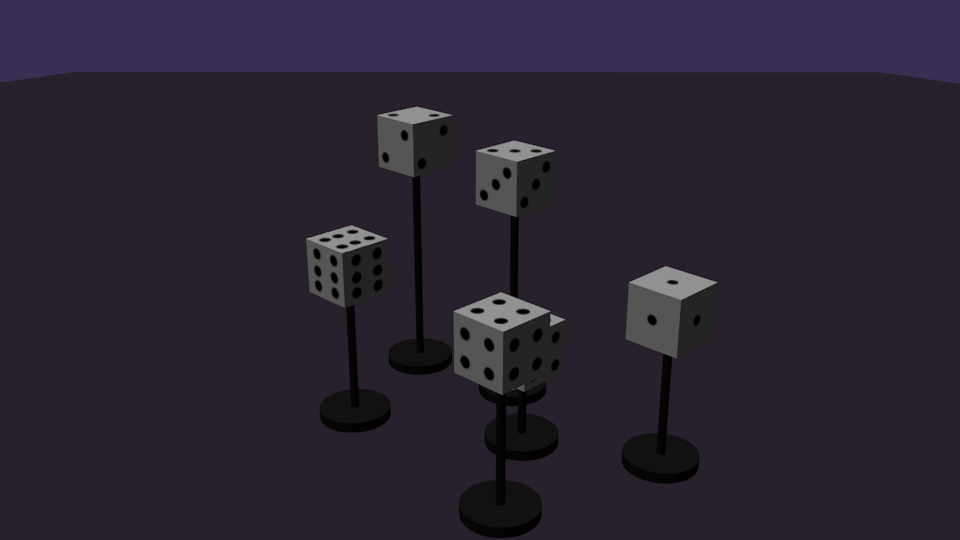
#> input picture d4.png, 960 x 540 px
$ python locateDice.py   (older library calls are emulated)
#> lines starting #> are read from the running program, lines starting #| are printed output that depends on the picture; after the words box and inside, x2 and y2 are one past the last pixel; in counts of white or black regions, pixels touching at a corner belong together
import cv2
import numpy as np
import time

#Makes a color gradient to tell which points are which.
colors = np.zeros((1, 6, 3), np.uint8)
colors[0,:] = 255
colors[0,:,0] = np.arange(0, 180, 180.0/6)
colors = cv2.cvtColor(colors, cv2.COLOR_HSV2BGR)[0]

#Read in image
img = cv2.imread('d4.png', 1)
#> img is the input picture: shape (540, 960, 3); mean B, G, R 49.6, 35.5, 43
start = time.time()
gray = cv2.cvtColor(img, cv2.COLOR_RGB2GRAY)
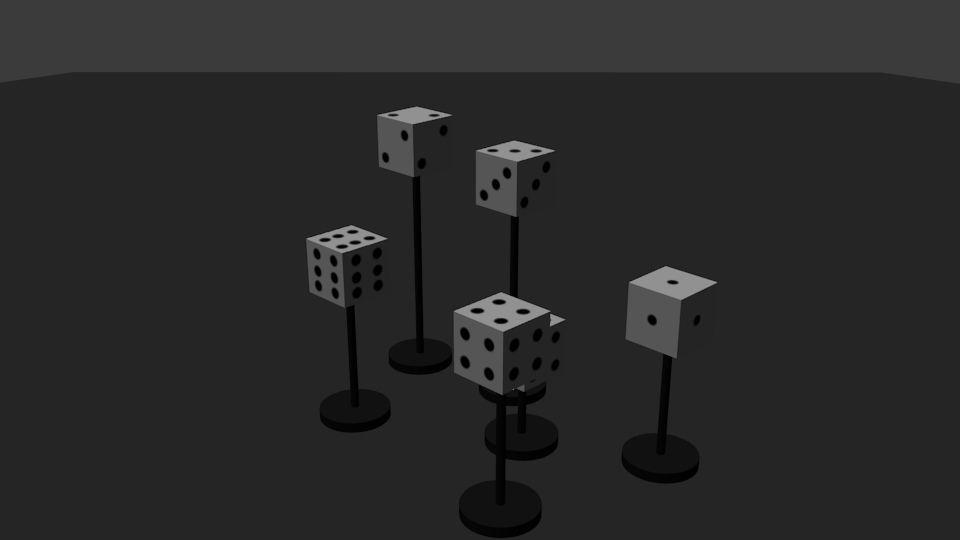
#> gray: shape (540, 960); min 0, max 148, mean 41
#Conver to HSV to filter better
hsv = cv2.cvtColor(img, cv2.COLOR_RGB2HSV)
#> hsv: shape (540, 960, 3); mean H, S, V 146.9, 69.2, 49.6
#Add adaptive threshold to make sure it finds the lighter pips
'''
adt = cv2.adaptiveThreshold(gray, 255, cv2.ADAPTIVE_THRESH_GAUSSIAN_C, cv2.THRESH_BINARY, 21, 1)
for i in range(img.shape[0]):
	for j in range(img.shape[1]):
		hsv[i,j,2] = (45*hsv[i,j,2] + 65*adt[i,j])/100
'''

#Filters out the darker pixels by value
mask = cv2.inRange(hsv, np.array([0,0,30]), np.array([127,30,255]))
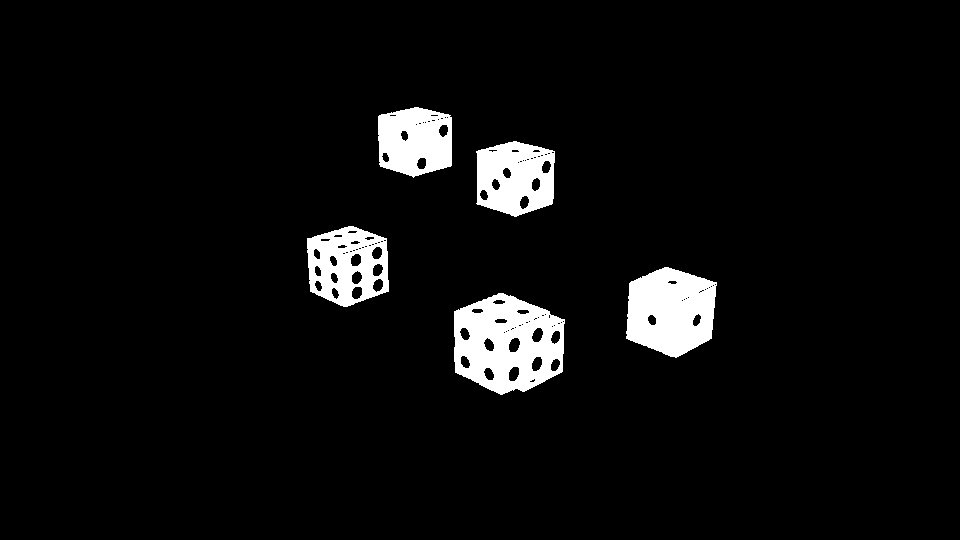
#> mask: shape (540, 960); 5.2% white; 5 white regions, box (x1, y1, x2, y2) and area: (454, 293, 565, 395) 7702, (626, 267, 717, 358) 6242, (476, 141, 555, 217) 4492, (307, 226, 389, 307) 4350, (378, 107, 452, 178) 4143
#Blurs the dice in a way that the smaller pips get blurred out.
element = cv2.getStructuringElement(cv2.MORPH_ELLIPSE,(6,6))
mask1 = cv2.GaussianBlur(mask,(5, 5), 3)
mask2 = cv2.dilate(mask1, element, iterations = 1)
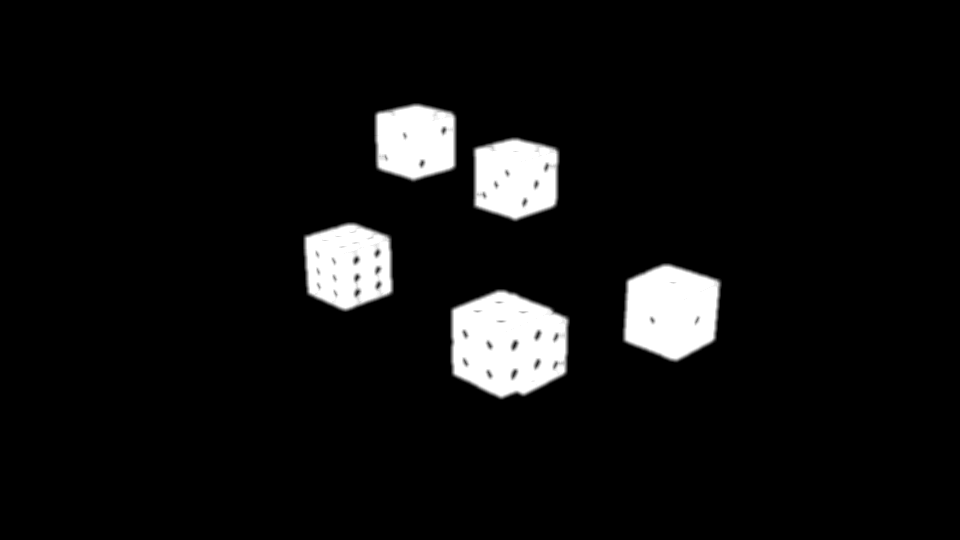
#> mask2: shape (540, 960); min 0, max 255, mean 16.3
mask3 = cv2.erode(mask2, element, iterations = 1)
horiz_concat = np.concatenate((mask1,mask2,mask3), axis=1)
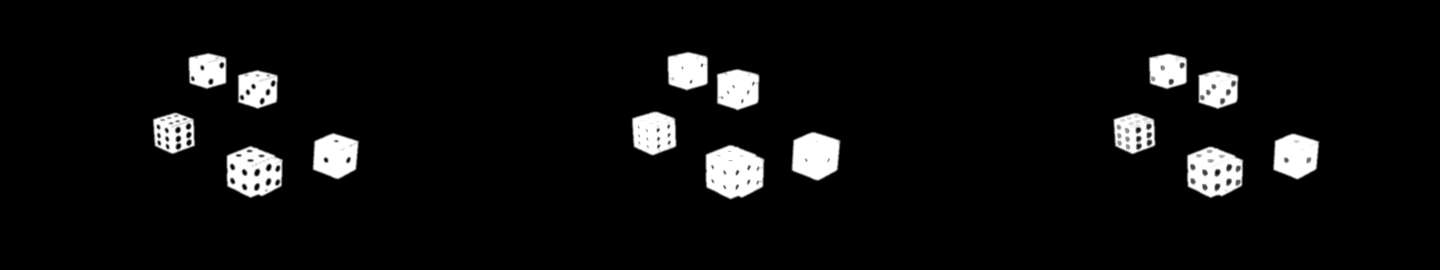
#> horiz_concat: shape (540, 2880) (shown at 1/2 size); min 0, max 255, mean 14.4
mask = mask3

ret, mask = cv2.threshold(mask,100,255,0)
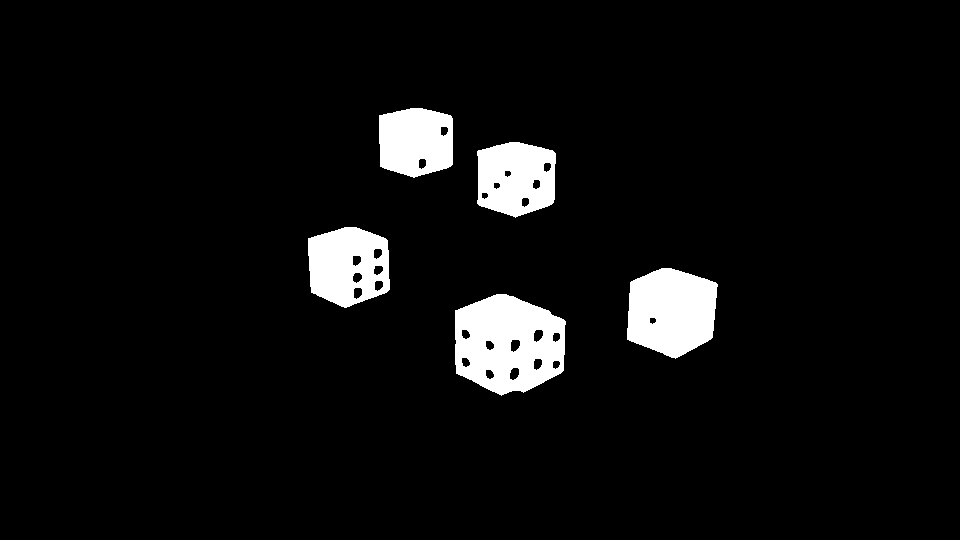
#> mask: shape (540, 960); 5.6% white; 5 white regions, box (x1, y1, x2, y2) and area: (455, 294, 566, 396) 8285, (627, 268, 718, 359) 6448, (308, 227, 390, 308) 5014, (477, 142, 556, 218) 4781, (379, 108, 453, 178) 4368
#Why do you have to add 2? I don't know, but it works.
shitMask = np.zeros((mask.shape[0]+2,mask.shape[1]+2),np.uint8)
#Starts at corner, and makes everything in the background white, starting there.
num,im,mask,rect = cv2.floodFill(mask, shitMask, (0,0), (255,255,255))
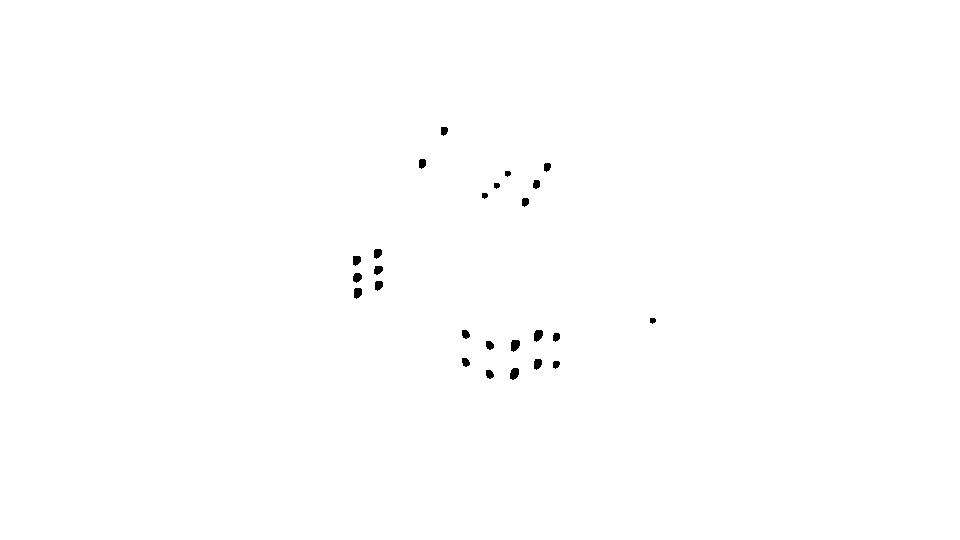
#> im: shape (540, 960); 99.7% white; 25 black regions, largest, box (x1, y1, x2, y2) and area: (511, 340, 520, 352) 86, (510, 368, 519, 380) 85, (534, 330, 543, 342) 84
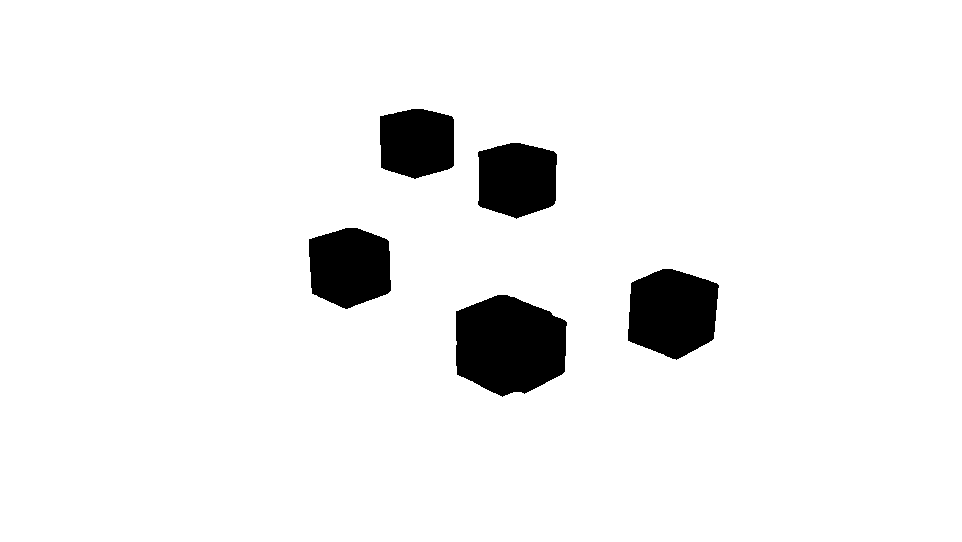
#> mask: shape (542, 962); values 0 (black) and 1 (white), 94.2% white; 5 black regions
#> num = 488075; rect = (0, 0, 960, 540)

#cv2.imshow('Other', horiz_concat)

#Finds contours
_, contours, hierarchy = cv2.findContours(im, cv2.RETR_TREE, cv2.CHAIN_APPROX_SIMPLE)
#> contours = 26 contours; largest, box (x1, y1, x2, y2) and area: (0, 0, 960, 540) 516901, (510, 339, 521, 353) 102, (509, 367, 520, 381) 100, (533, 329, 544, 343) 100, (353, 287, 363, 300) 88
numberOfDice = 6

#Delete bad contour you get from shitMask
#> (the run stopped early here; a loop or call above may not have finished)

$ run again, with d3.png copied over d4.png
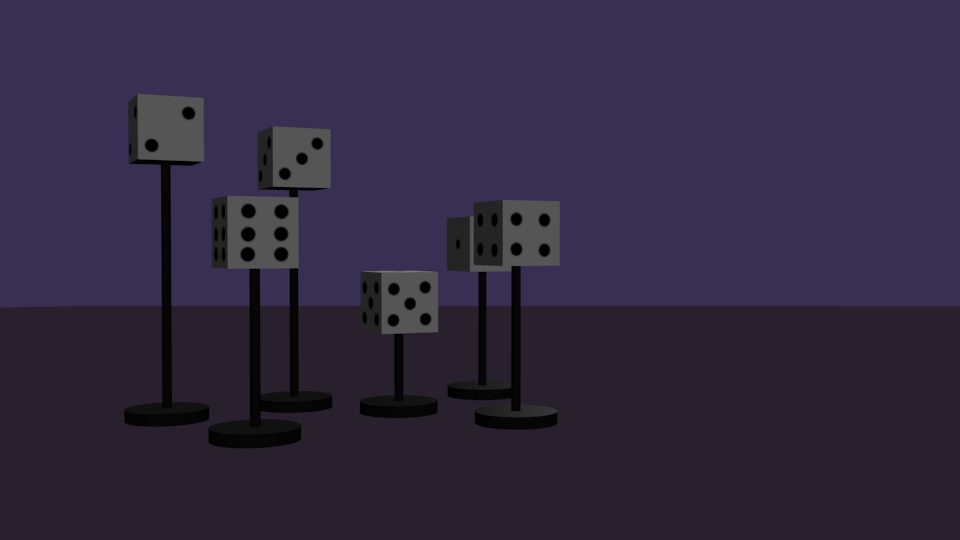
#> input picture d3.png, 960 x 540 px
#> img is the input picture: shape (540, 960, 3); mean B, G, R 63.8, 40.5, 48.9
#> hsv: shape (540, 960, 3); mean H, S, V 152.8, 85.3, 63.8
#> `mask = cv2.inRange(hsv, np.array([0,0,30]), np.array([127,30,255]))`:
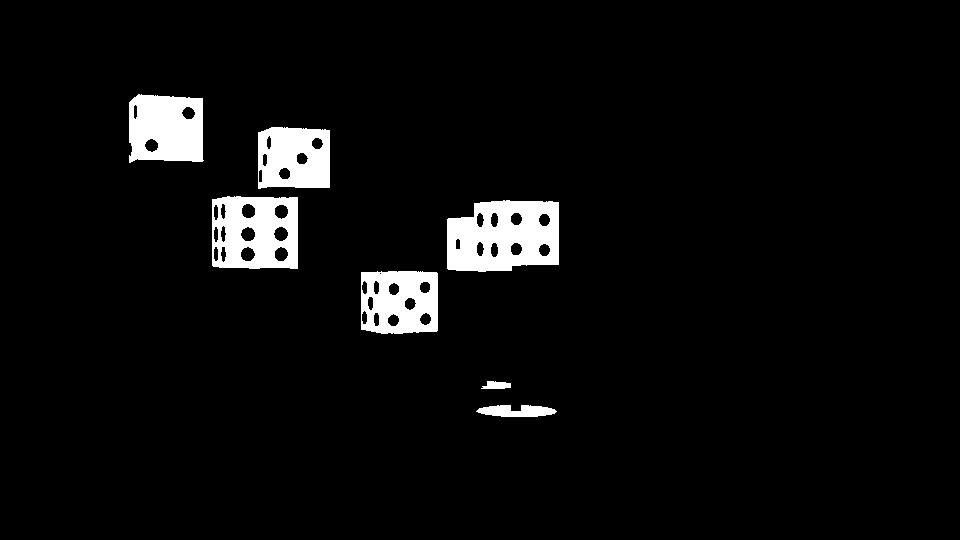
#> mask: shape (540, 960); 4.7% white; 7 white regions, largest, box (x1, y1, x2, y2) and area: (447, 200, 559, 272) 6329, (212, 196, 298, 269) 4924, (129, 94, 204, 163) 4446
#> im: shape (540, 960); 99.6% white; 24 black regions, largest, box (x1, y1, x2, y2) and area: (243, 229, 255, 241) 119, (276, 206, 288, 219) 116, (243, 249, 255, 261) 116
#> `num,im,mask,rect = cv2.floodFill(mask, shitMask, (0,0), (255,255,255))`:
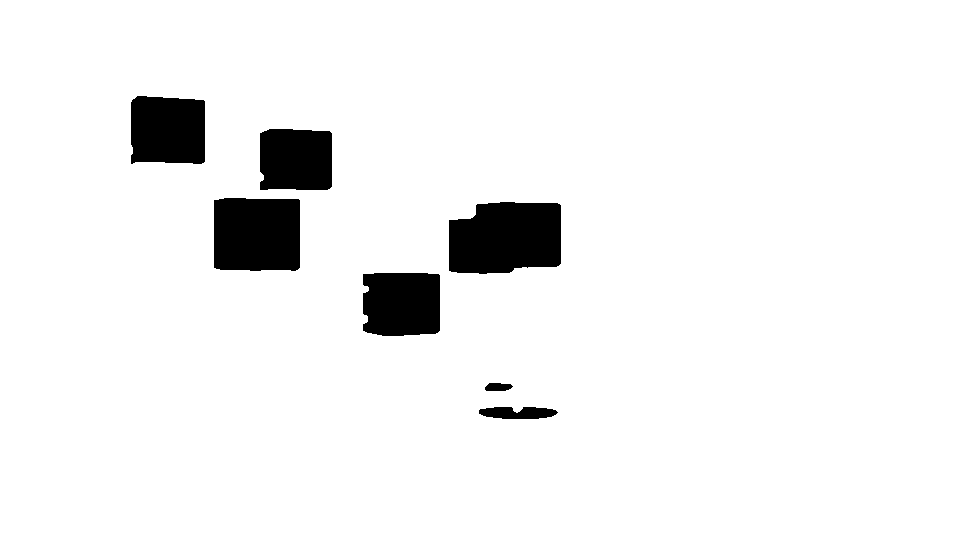
#> mask: shape (542, 962); values 0 (black) and 1 (white), 94.7% white; 7 black regions
#> num = 490580; rect = (0, 0, 960, 540)
#> contours = 25 contours; largest, box (x1, y1, x2, y2) and area: (0, 0, 960, 540) 516901, (242, 228, 256, 242) 136, (242, 248, 256, 262) 134, (275, 205, 289, 220) 133, (275, 228, 289, 242) 131
